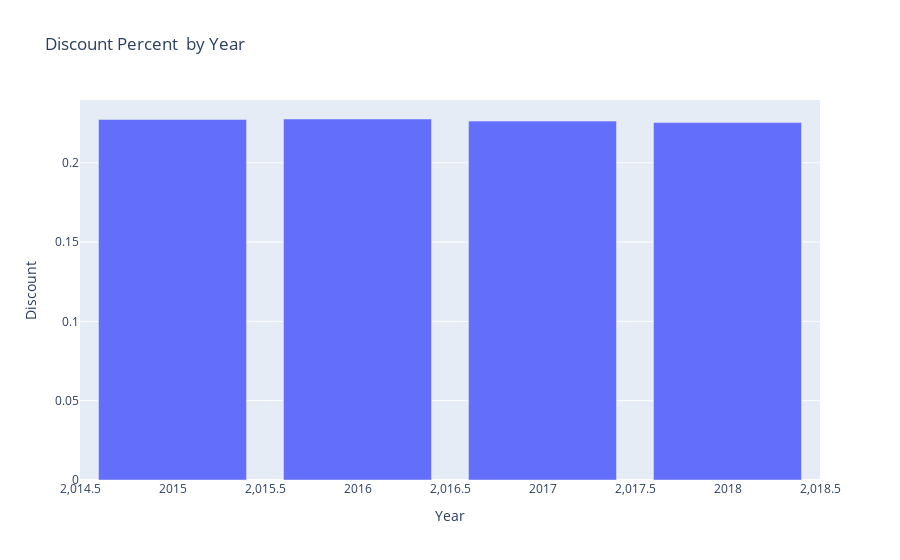

This figure's notebook cell:
### Code cell
discount_by_year = df.groupby('Year')['Discount'].mean().reset_index()

fig = px.bar(discount_by_year, x='Year', y='Discount', title='Discount Percent  by Year')
fig.show()

### Figure 1 — Plotly figure (JSON) as saved in the notebook; plotly's stock layout.template omitted (floating-point values rounded to 4 significant figures)
{"data": [{"hovertemplate": "Year=%{x}<br>Discount=%{y}<extra></extra>", "legendgroup": "", "marker": {"color": "#636efa", "pattern": {"shape": ""}}, "name": "", "orientation": "v", "showlegend": false, "textposition": "auto", "type": "bar", "x": [2015.0, 2016.0, 2017.0, 2018.0], "xaxis": "x", "y": [0.2273, 0.2276, 0.2263, 0.2253], "yaxis": "y"}], "layout": {"barmode": "relative", "legend": {"tracegroupgap": 0}, "title": {"text": "Discount Percent  by Year"}, "xaxis": {"anchor": "y", "domain": [0, 1], "title": {"text": "Year"}}, "yaxis": {"anchor": "x", "domain": [0, 1], "title": {"text": "Discount"}}}}
